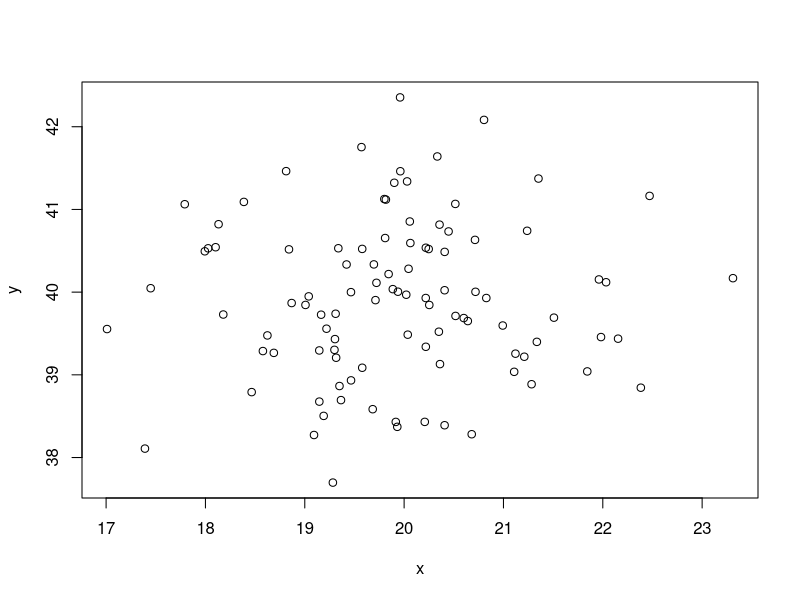
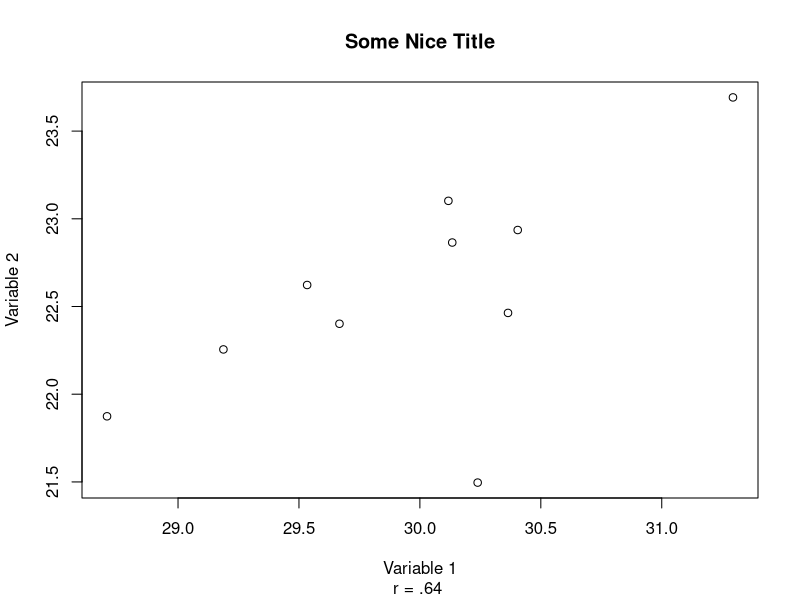
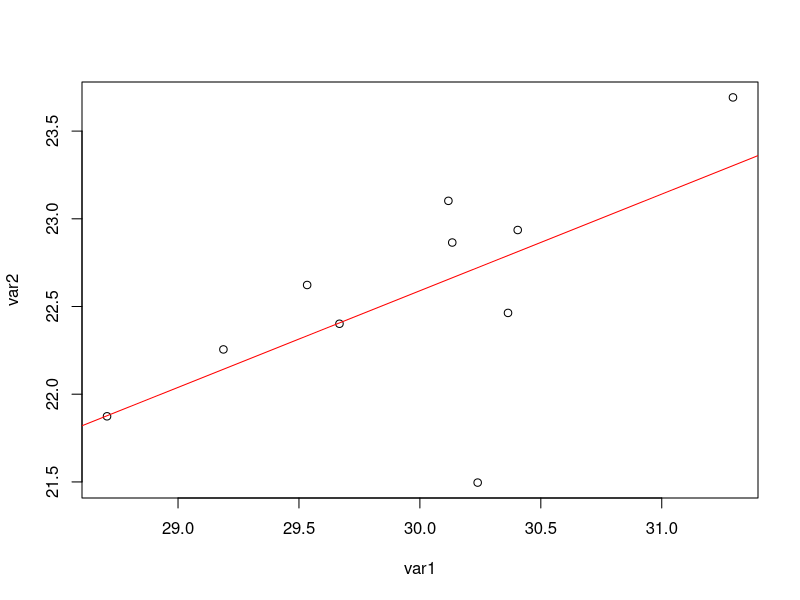
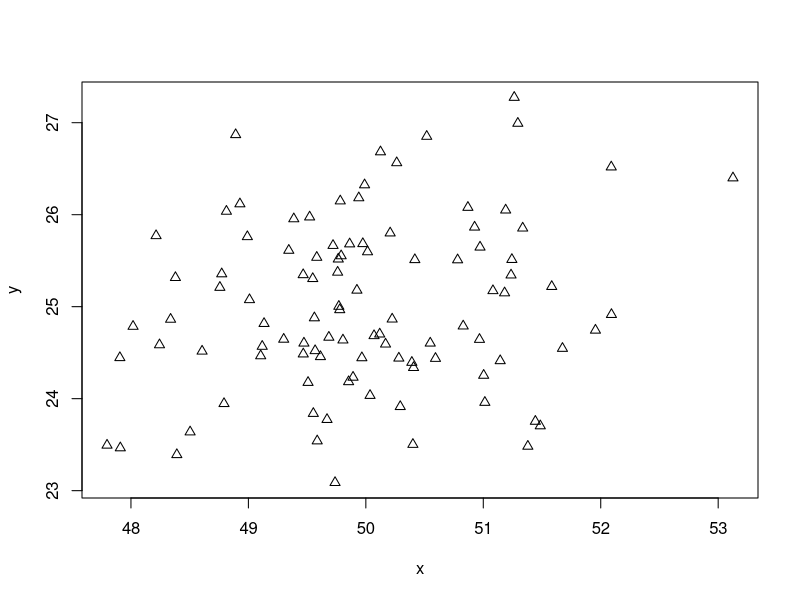
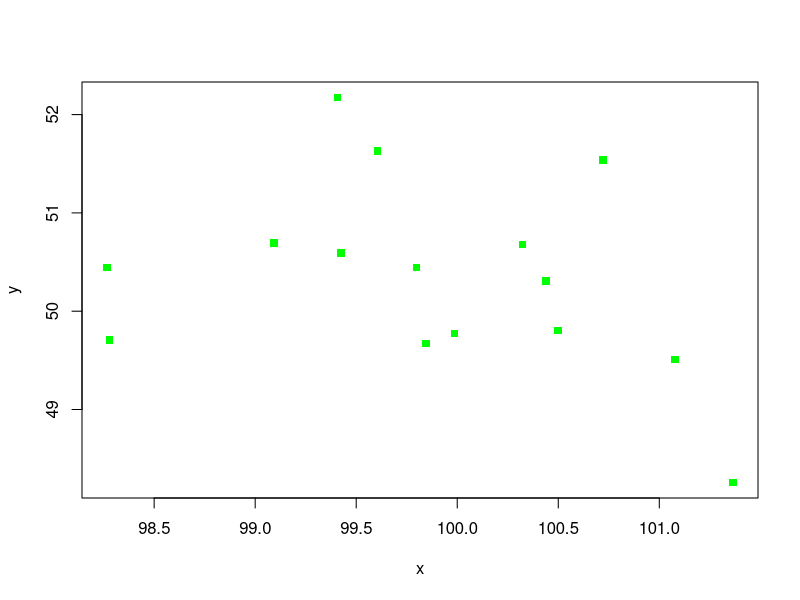
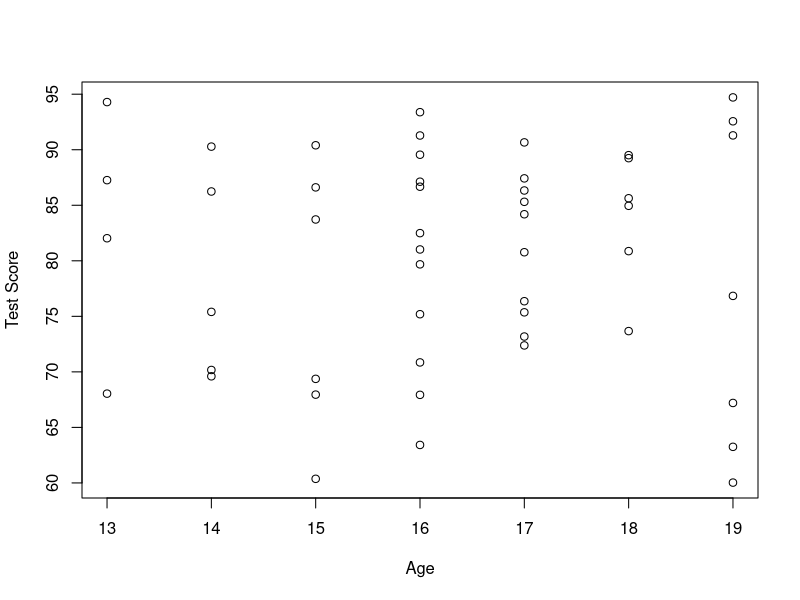
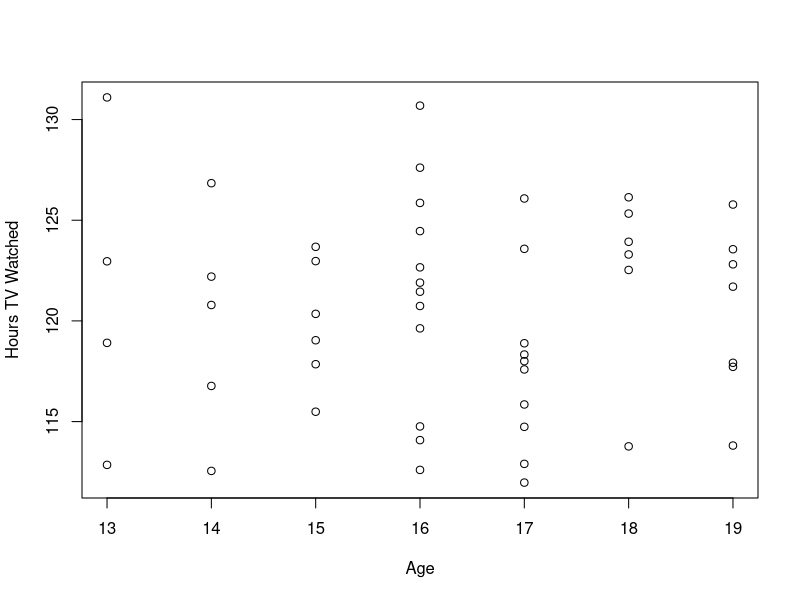
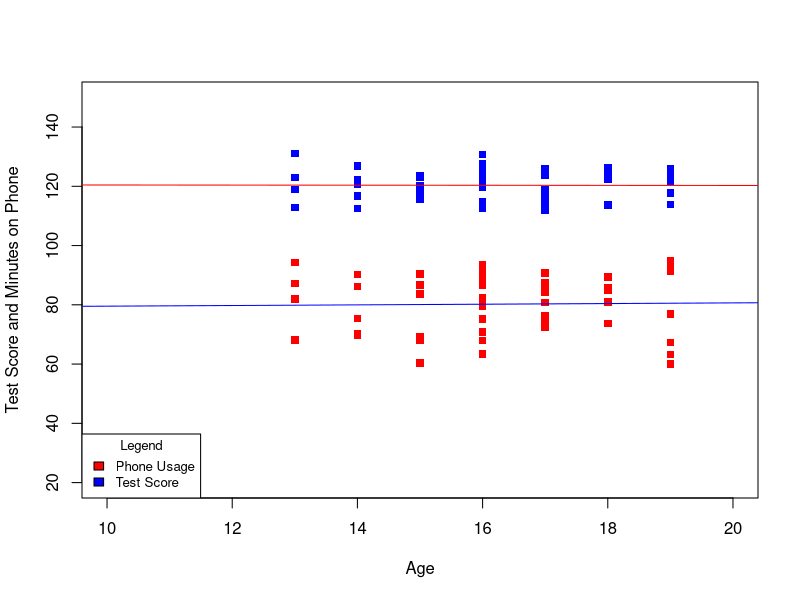

Here is the R script that generated these plots, in order:
## ---- chunk 1
knitr::opts_chunk$set(fig.width=12, fig.height=8, comment=NA)
## ---- chunk 2
set.seed(91)
x=rnorm(100,20)
y=rnorm(100,40)
plot(x,y)
xy.mod<-lm(y~x)
stder=2*sd(residuals(xy.mod))/sqrt(100)
stder
summary(xy.mod)
## ---- chunk 3
set.seed(105)
var1=rnorm(10,30)
var2=rnorm(10,23)
plot(var1,var2,main="Some Nice Title",xlab = "Variable 1",ylab="Variable 2", sub="r = .64 " )
var.mod<-lm(var2~var1)
summary(var.mod)
## ---- chunk 4
plot(var1,var2)
abline(a=6.060,b=.551,col="red")

## ---- chunk 5
cl=colors()
sample(cl,5)
## ---- chunk 6
set.seed(71)
x=rnorm(100,50)
y=rnorm(100,25)
plot(x,y,pch=2)
## ---- chunk 7
set.seed(60)
x=rnorm(15,100);y=rnorm(15,50)
plot(x,y,col="green",pch=15)
## ---- chunk 8
set.seed(10)
Attention_Experiment<-data.frame(Age=round(rnorm(50,17,2),digits = 0),Minutes_Phone=round(rnorm(50,120,5),digits=2),Test_Score=round(rnorm(50,80,10),digits=2))
plot(Attention_Experiment$Test_Score~Attention_Experiment$Age,xlab="Age",ylab="Test Score")
plot(Attention_Experiment$Minutes_Phone~Attention_Experiment$Age,xlab="Age",ylab="Hours TV Watched")
Test_Age.mod<-lm(Attention_Experiment$Test_Score~Attention_Experiment$Age)
Phone_Use.mod<-lm(Attention_Experiment$Minutes_Phone~Attention_Experiment$Age)
summary(Test_Age.mod)
summary(Phone_Use.mod)
## ---- chunk 9
head(Attention_Experiment,10)
## ---- chunk 10
plot(Attention_Experiment$Test_Score~Attention_Experiment$Age,xlab="Age",ylab="Test Score and Minutes on Phone",xlim=c(10,20),ylim=c(20,150),col="red",pch=15)
points(Attention_Experiment$Minutes_Phone~Attention_Experiment$Age,xlab="Age",ylab="Hours TV Watched",xlim=c(10,20),ylim=c(20,150),col="blue",pch=15)
legend("bottomleft",title="Legend",c("Phone Usage","Test Score"),fill=c("red","blue"),cex = .8)
abline(Test_Age.mod,col="blue")
abline(Phone_Use.mod,col="red")
